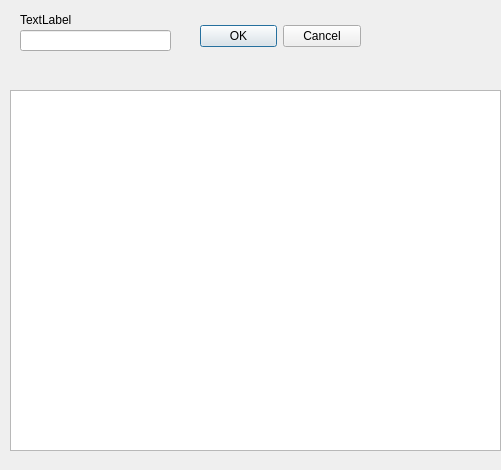
<?xml version="1.0" encoding="UTF-8"?>
<ui version="4.0">
 <class>Dialog</class>
 <widget class="QDialog" name="Dialog">
  <property name="geometry">
   <rect>
    <x>0</x>
    <y>0</y>
    <width>501</width>
    <height>470</height>
   </rect>
  </property>
  <property name="windowTitle">
   <string>Dialog</string>
  </property>
  <widget class="QDialogButtonBox" name="Delete">
   <property name="geometry">
    <rect>
     <x>200</x>
     <y>20</y>
     <width>161</width>
     <height>32</height>
    </rect>
   </property>
   <property name="orientation">
    <enum>Qt::Horizontal</enum>
   </property>
   <property name="standardButtons">
    <set>QDialogButtonBox::Cancel|QDialogButtonBox::Ok</set>
   </property>
  </widget>
  <widget class="QLineEdit" name="lineEdit">
   <property name="geometry">
    <rect>
     <x>20</x>
     <y>30</y>
     <width>151</width>
     <height>21</height>
    </rect>
   </property>
  </widget>
  <widget class="QLabel" name="label">
   <property name="geometry">
    <rect>
     <x>20</x>
     <y>10</y>
     <width>151</width>
     <height>20</height>
    </rect>
   </property>
   <property name="text">
    <string>TextLabel</string>
   </property>
  </widget>
  <widget class="QTableView" name="tableView">
   <property name="geometry">
    <rect>
     <x>10</x>
     <y>90</y>
     <width>491</width>
     <height>361</height>
    </rect>
   </property>
  </widget>
 </widget>
 <resources/>
 <connections>
  <connection>
   <sender>Delete</sender>
   <signal>accepted()</signal>
   <receiver>Dialog</receiver>
   <slot>accept()</slot>
   <hints>
    <hint type="sourcelabel">
     <x>248</x>
     <y>254</y>
    </hint>
    <hint type="destinationlabel">
     <x>157</x>
     <y>274</y>
    </hint>
   </hints>
  </connection>
  <connection>
   <sender>Delete</sender>
   <signal>rejected()</signal>
   <receiver>Dialog</receiver>
   <slot>reject()</slot>
   <hints>
    <hint type="sourcelabel">
     <x>316</x>
     <y>260</y>
    </hint>
    <hint type="destinationlabel">
     <x>286</x>
     <y>274</y>
    </hint>
   </hints>
  </connection>
 </connections>
</ui>
